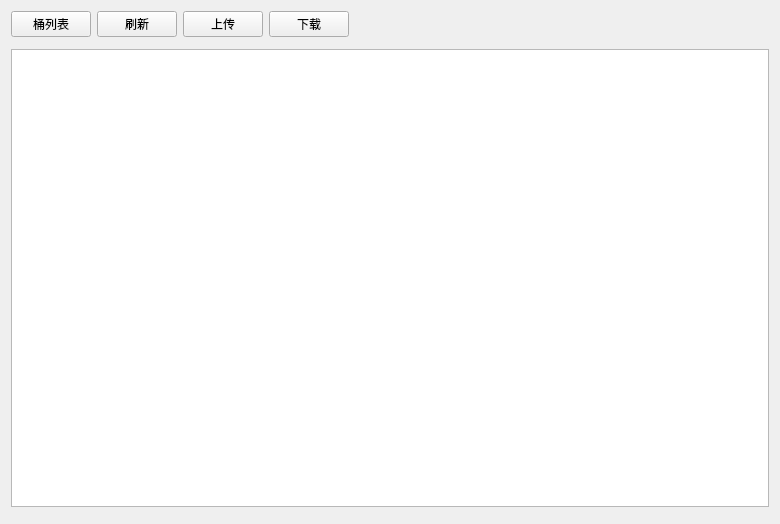
<?xml version="1.0" encoding="UTF-8"?>
<ui version="4.0">
 <class>UiObjectsTableWidget</class>
 <widget class="QWidget" name="UiObjectsTableWidget">
  <property name="geometry">
   <rect>
    <x>0</x>
    <y>0</y>
    <width>780</width>
    <height>524</height>
   </rect>
  </property>
  <property name="windowTitle">
   <string>Form</string>
  </property>
  <layout class="QVBoxLayout" name="verticalLayout">
   <item>
    <widget class="QWidget" name="widget" native="true">
     <layout class="QHBoxLayout" name="horizontalLayout">
      <property name="leftMargin">
       <number>0</number>
      </property>
      <property name="topMargin">
       <number>0</number>
      </property>
      <property name="rightMargin">
       <number>0</number>
      </property>
      <property name="bottomMargin">
       <number>0</number>
      </property>
      <item>
       <widget class="QPushButton" name="btnBuckets">
        <property name="text">
         <string>桶列表</string>
        </property>
       </widget>
      </item>
      <item>
       <widget class="QPushButton" name="btnRefresh">
        <property name="text">
         <string>刷新</string>
        </property>
       </widget>
      </item>
      <item>
       <widget class="QPushButton" name="btnUpload">
        <property name="text">
         <string>上传</string>
        </property>
       </widget>
      </item>
      <item>
       <widget class="QPushButton" name="btnDownload">
        <property name="text">
         <string>下载</string>
        </property>
       </widget>
      </item>
      <item>
       <spacer name="horizontalSpacer">
        <property name="orientation">
         <enum>Qt::Orientation::Horizontal</enum>
        </property>
        <property name="sizeHint" stdset="0">
         <size>
          <width>435</width>
          <height>20</height>
         </size>
        </property>
       </spacer>
      </item>
     </layout>
    </widget>
   </item>
   <item>
    <widget class="UiBreadWidget" name="widgetBread" native="true"/>
   </item>
   <item>
    <widget class="QTableView" name="tableView"/>
   </item>
   <item>
    <widget class="UiPageWidget" name="widgetPage" native="true"/>
   </item>
  </layout>
 </widget>
 <customwidgets>
  <customwidget>
   <class>UiBreadWidget</class>
   <extends>QWidget</extends>
   <header>src/fend/uicom/uibreadwidget.h</header>
   <container>1</container>
  </customwidget>
  <customwidget>
   <class>UiPageWidget</class>
   <extends>QWidget</extends>
   <header>src/fend/uicom/uipagewidget.h</header>
   <container>1</container>
  </customwidget>
 </customwidgets>
 <resources/>
 <connections/>
</ui>
